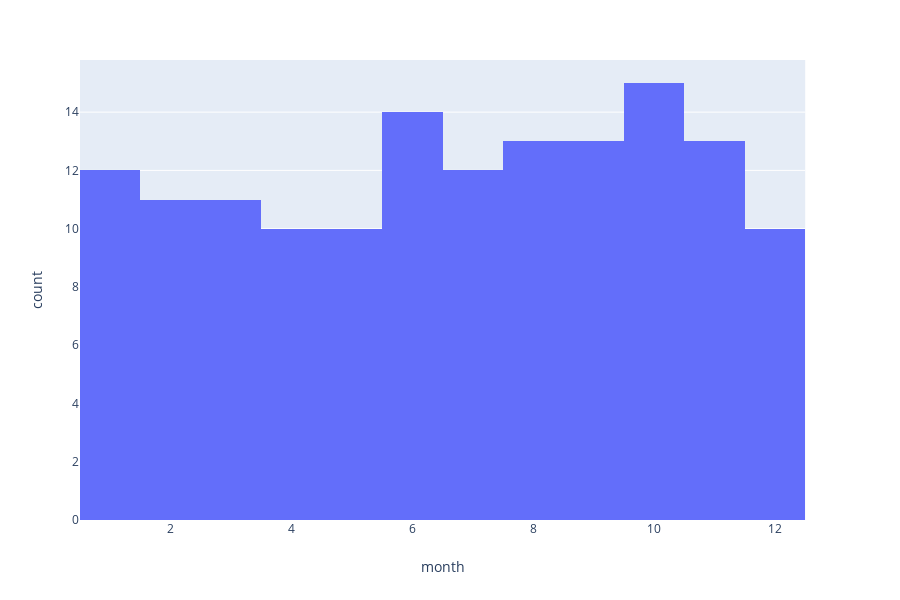

Notebook cell for this chart:
### Code cell
fig = px.histogram(df, x='month')
fig.show()
df['month'].value_counts()

### Figure 1 — Plotly figure (JSON) as saved in the notebook; plotly's stock layout.template omitted (floating-point values rounded to 4 significant figures; data arrays with more than 128 entries replaced by an {"elided": "..."} marker saying what was removed)
{"data": [{"alignmentgroup": "True", "bingroup": "x", "hoverlabel": {"namelength": 0}, "hovertemplate": "month=%{x}<br>count=%{y}", "legendgroup": "", "marker": {"color": "#636efa"}, "name": "", "offsetgroup": "", "orientation": "v", "showlegend": false, "type": "histogram", "x": {"elided": "144 int values"}, "xaxis": "x", "yaxis": "y"}], "layout": {"barmode": "relative", "height": 600, "legend": {"tracegroupgap": 0}, "margin": {"t": 60}, "xaxis": {"anchor": "y", "domain": [0, 0.98], "title": {"text": "month"}}, "yaxis": {"anchor": "x", "domain": [0, 1], "title": {"text": "count"}}}}
